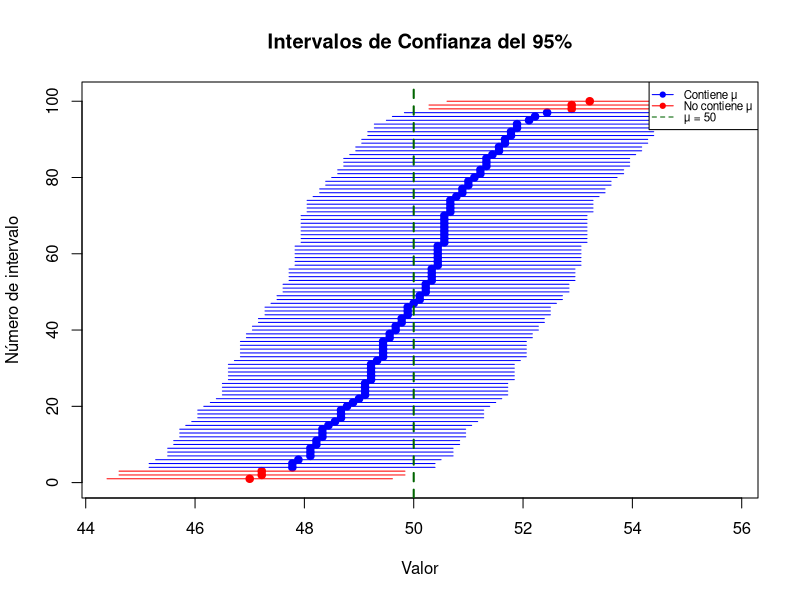

Generate this figure with R:

library(writexl)

# Leer los datos 
datos <- read.csv("datos_muestras.csv", sep=";")

# Calcular medias muestrales y intervalos de confianza
resultados <- data.frame(
  muestra = datos$muestra,
  media_muestral = rowMeans(datos[,2:10]),  # Calcular media para cada fila (X1 a X9)
  lower_ci = NA,
  upper_ci = NA,
  dentro_intervalo = NA
)

# Calcular intervalos de confianza
# Para nivel de confianza del 95%, z = 1.96
# n es el tamaño de cada muestra (9 en este caso)
z <- qnorm(0.05/2, lower.tail = FALSE)
n <- 9
sigma <- 4
error_estandar <- sigma/sqrt(n)

resultados$lower_ci <- resultados$media_muestral - z * error_estandar
resultados$upper_ci <- resultados$media_muestral + z * error_estandar

# Verificar si la media poblacional (μ = 50) está dentro del intervalo
resultados$dentro_intervalo <- resultados$lower_ci <= 50 & 50 <= resultados$upper_ci

# Redondear los resultados numéricos a 2 decimales
resultados$media_muestral <- round(resultados$media_muestral, 2)
resultados$lower_ci <- round(resultados$lower_ci, 2)
resultados$upper_ci <- round(resultados$upper_ci, 2)

# Mostrar los primeros resultados
head(resultados)

# Calcular el porcentaje de intervalos que contienen la media poblacional
porcentaje_exito <- mean(resultados$dentro_intervalo) * 100
cat("\nPorcentaje de intervalos que contienen la media poblacional:", 
    round(porcentaje_exito, 2), "%\n")



#  Gráfico de los intervalos
# Ordenar resultados por media muestral para mejor visualización
resultados <- resultados[order(resultados$media_muestral),]

# Crear el gráfico
par(mar=c(5,4,4,2) + 0.1)  # Ajustar márgenes
plot(resultados$media_muestral, 1:100, 
     xlim=c(min(resultados$lower_ci), max(resultados$upper_ci)),
     ylim=c(0, 101),
     pch=19,
     col=ifelse(resultados$dentro_intervalo, "blue", "red"),
     xlab="Valor",
     ylab="Número de intervalo",
     main="Intervalos de Confianza del 95%")

# Agregar líneas de los intervalos
for(i in 1:100) {
  lines(c(resultados$lower_ci[i], resultados$upper_ci[i]), 
        c(i,i),
        col=ifelse(resultados$dentro_intervalo[i], "blue", "red"))
}

# Agregar línea vertical para μ = 50
abline(v=50, col="darkgreen", lwd=2, lty=2)

legend("topright", 
       legend=c("Contiene μ", "No contiene μ", "μ = 50"),
       col=c("blue", "red", "darkgreen"),
       lty=c(1,1,2),
       pch=c(19,19,NA),
       cex=0.7,            
       pt.cex=0.7,        
       bty="y",       
       inset=c(0,0.0), 
       y.intersp=0.8) 
#Exportar los resultados a formato excel
write_xlsx(resultados, "resultados_intervalos_confianza.xlsx")